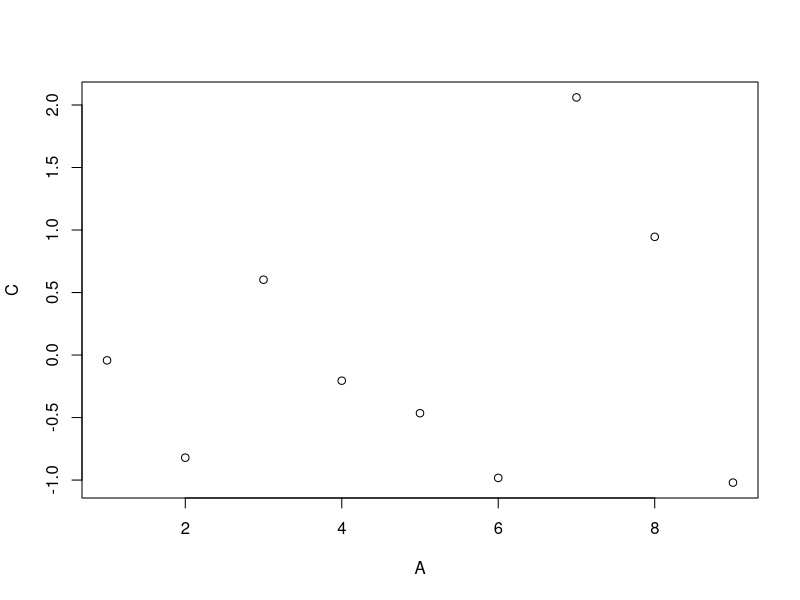

Here is the R script that generated this plot:
# Manipulando data tables

install.packages("data.table")
library(data.table)

?data.table

cores <- c('verde', 'azul', 'amarelo', 'vermelho')
numeros <- c(2,4,63,3)

dt <- data.table(cores,numeros)

dt

# Criando slicing do data table
vec1 <- c(A = 1:9, B = c("W", "G", "E"), C = rnorm(9), D = TRUE)
dt2 <- data.table(A = 1:9, B = c("W", "G", "E"), C = rnorm(9), D = TRUE)
dt2
dt2[3:5,]
dt2[,.(B,D)]

#aplicando funcoes
# Soma e media
dt2[,.(Total = sum(A), Media_C = median(C))]

# Criando um grafico
dt2[,plot(A,C)]

# Terceiro datatable

dt3 <- data.table(B = c("a","b","c","d","e","a","b","c","d","e"),
                  val = c(6:10, 1:5))
dt3

dt4 <- as.data.table(iris)
dt4
dt4[, .(Sepal.Length = median(Sepal.Length),
        Sepal.Width = median(Sepal.Width),
        Petal.Length = median(Petal.Length),
        Petal.Width = median(Petal.Width)), by = Species]

# Usando o lapply para facilitar 
dt5 <- as.data.table(iris)
dt5[, lapply(.SD, median), by = Species]
